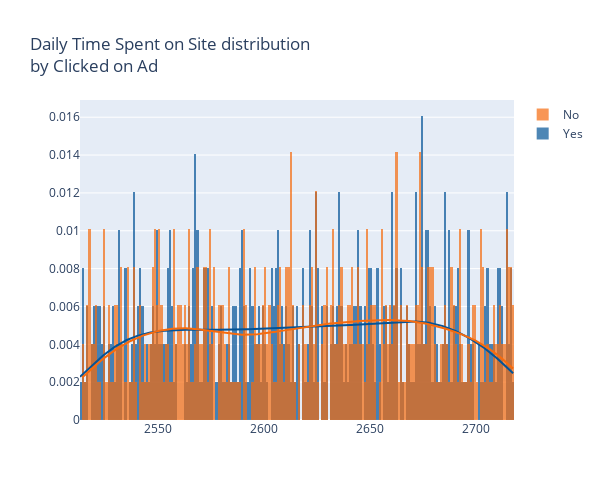

The notebook cell saved with this chart:
### Code cell
dist3 = ff.create_distplot([df[df['Clicked on Ad'] == 'Yes']['Recency'], df[df['Clicked on Ad'] == 'No']['Recency']], ['Yes', 'No'], bin_size=1, show_rug=False, colors = ["#035397","#F66B0E"])
dist3.update_layout(title_text='Daily Time Spent on Site distribution<br>by Clicked on Ad', width = 600, height = 500)
dist3.show()

### Figure 1 — Plotly figure (JSON) as saved in the notebook; plotly's stock layout.template omitted (floating-point values rounded to 4 significant figures; data arrays with more than 128 entries replaced by an {"elided": "..."} marker saying what was removed)
{"data": [{"autobinx": false, "histnorm": "probability density", "legendgroup": "Yes", "marker": {"color": "#035397"}, "name": "Yes", "opacity": 0.7, "type": "histogram", "x": {"elided": "500 int values"}, "xaxis": "x", "xbins": {"end": 2718, "size": 1, "start": 2513}, "yaxis": "y"}, {"autobinx": false, "histnorm": "probability density", "legendgroup": "No", "marker": {"color": "#F66B0E"}, "name": "No", "opacity": 0.7, "type": "histogram", "x": {"elided": "500 int values"}, "xaxis": "x", "xbins": {"end": 2718, "size": 1, "start": 2514}, "yaxis": "y"}, {"legendgroup": "Yes", "marker": {"color": "#035397"}, "mode": "lines", "name": "Yes", "showlegend": false, "type": "scatter", "x": {"elided": "500 float values"}, "xaxis": "x", "y": {"elided": "500 float values"}, "yaxis": "y"}, {"legendgroup": "No", "marker": {"color": "#F66B0E"}, "mode": "lines", "name": "No", "showlegend": false, "type": "scatter", "x": {"elided": "500 float values"}, "xaxis": "x", "y": {"elided": "500 float values"}, "yaxis": "y"}], "layout": {"barmode": "overlay", "height": 500, "hovermode": "closest", "legend": {"traceorder": "reversed"}, "title": {"text": "Daily Time Spent on Site distribution<br>by Clicked on Ad"}, "width": 600, "xaxis": {"anchor": "y2", "domain": [0, 1], "zeroline": false}, "yaxis": {"anchor": "free", "domain": [0, 1], "position": 0}}}
